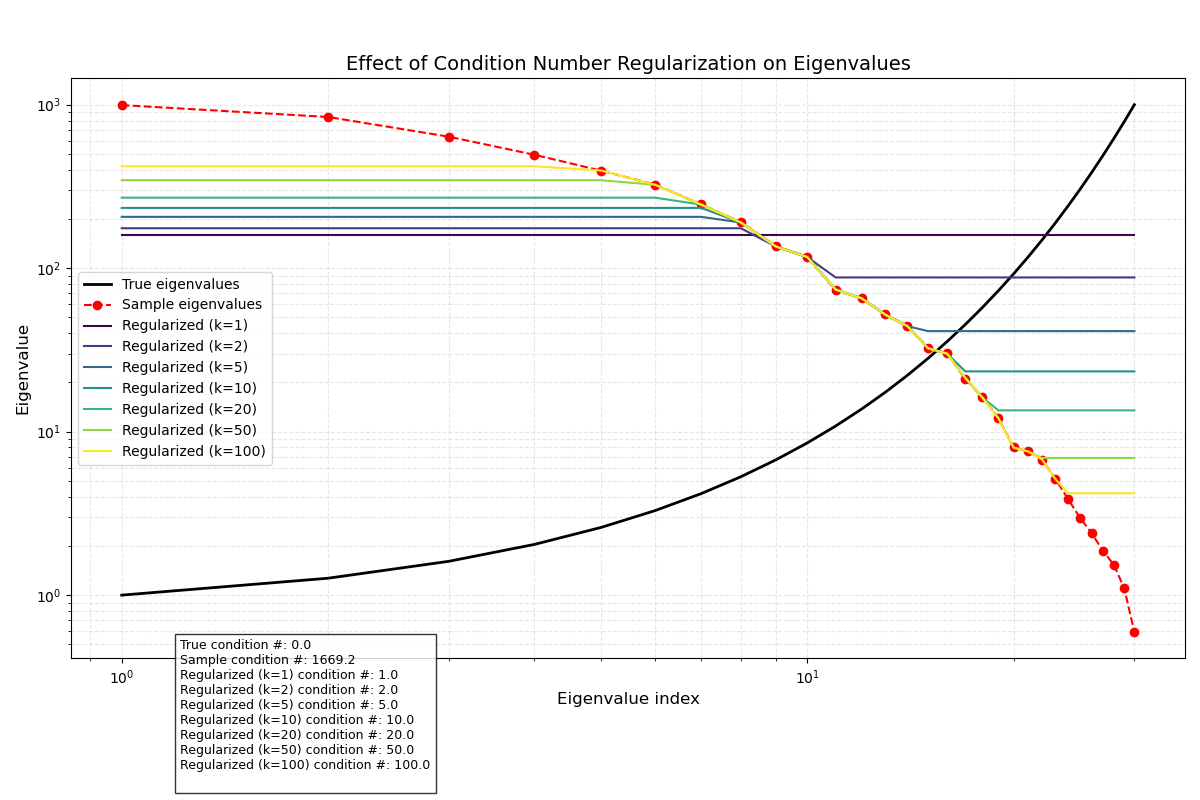

Source code (Python):
import sys
import os
# Add the parent directory to the Python path
sys.path.insert(0, os.path.abspath(os.path.join(os.path.dirname(__file__), '..')))

import numpy as np
import matplotlib.pyplot as plt
from condreg import condreg, kgrid

# Set random seed for reproducibility
np.random.seed(42)

def generate_ill_conditioned_matrix(n=100, p=20, condition_number=1000):
    """Generate a random covariance matrix with high condition number."""
    # Create random eigenvalues with desired condition number
    min_eig = 1.0
    max_eig = condition_number * min_eig
    
    # Generate logarithmically spaced eigenvalues
    eigenvalues = np.exp(np.linspace(np.log(min_eig), np.log(max_eig), p))
    
    # Generate random orthogonal matrix (eigenvectors)
    X = np.random.randn(p, p)
    Q, _ = np.linalg.qr(X)
    
    # Construct covariance matrix: Q * diag(eigenvalues) * Q.T
    cov_matrix = Q @ np.diag(eigenvalues) @ Q.T
    
    # Generate sample data from this covariance
    X = np.random.multivariate_normal(np.zeros(p), cov_matrix, size=n)
    
    return X, cov_matrix, eigenvalues

def main():
    # Generate sample data with high condition number
    n, p = 200, 30
    X, true_cov, true_eigenvalues = generate_ill_conditioned_matrix(n, p, condition_number=1000)
    
    # Compute sample covariance matrix
    sample_cov = np.cov(X, rowvar=False)
    
    # Get eigenvalues of sample covariance
    sample_eigenvalues = np.linalg.eigvalsh(sample_cov)
    sample_eigenvalues = np.sort(sample_eigenvalues)[::-1]  # Sort in descending order
    
    # Apply condreg with different regularization parameters
    kmax_values = [1, 2, 5, 10, 20, 50, 100]
    shrunk_eigenvalues = []
    
    for k in kmax_values:
        # Apply condreg
        result = condreg(X, k)
        
        # Get eigenvalues of regularized covariance
        reg_eigenvalues = np.linalg.eigvalsh(result['S'])
        reg_eigenvalues = np.sort(reg_eigenvalues)[::-1]  # Sort in descending order
        
        shrunk_eigenvalues.append(reg_eigenvalues)
    
    # Log scale is easier to visualize condition number effects
    plt.figure(figsize=(12, 8))
    
    # Plot original eigenvalues
    plt.loglog(range(1, p+1), true_eigenvalues, 'k-', linewidth=2, label='True eigenvalues')
    plt.loglog(range(1, p+1), sample_eigenvalues, 'ro--', linewidth=1.5, label='Sample eigenvalues')
    
    # Plot regularized eigenvalues
    colors = plt.cm.viridis(np.linspace(0, 1, len(kmax_values)))
    for i, (k, reg_eig) in enumerate(zip(kmax_values, shrunk_eigenvalues)):
        plt.loglog(range(1, p+1), reg_eig, '-', color=colors[i], linewidth=1.5, 
                 label=f'Regularized (k={k})')
    
    plt.xlabel('Eigenvalue index', fontsize=12)
    plt.ylabel('Eigenvalue', fontsize=12)
    plt.title('Effect of Condition Number Regularization on Eigenvalues', fontsize=14)
    plt.grid(True, which="both", ls="--", alpha=0.3)
    plt.legend(fontsize=10)
    
    # Calculate and display condition numbers
    true_cond = true_eigenvalues[0] / true_eigenvalues[-1]
    sample_cond = sample_eigenvalues[0] / sample_eigenvalues[-1]
    
    reg_conds = [eig[0] / eig[-1] for eig in shrunk_eigenvalues]
    
    cond_text = f"True condition #: {true_cond:.1f}\n"
    cond_text += f"Sample condition #: {sample_cond:.1f}\n"
    for k, cond in zip(kmax_values, reg_conds):
        cond_text += f"Regularized (k={k}) condition #: {cond:.1f}\n"
    
    # Add text box with condition numbers
    plt.figtext(0.15, 0.02, cond_text, fontsize=9, 
                bbox=dict(facecolor='white', alpha=0.8))
    
    plt.tight_layout(rect=[0, 0.1, 1, 0.95])  # Adjust layout to make room for text
    plt.savefig('eigenvalue_shrinkage.png')
    
    # Create another plot showing how the eigenvalue shrinkage depends on the original values
    plt.figure(figsize=(10, 8))
    
    # Use different marker styles for clarity
    markers = ['o', 's', '^', 'D', 'v', '<', '>']
    
    for i, (k, reg_eig) in enumerate(zip(kmax_values, shrunk_eigenvalues)):
        plt.scatter(sample_eigenvalues, reg_eig, s=40, marker=markers[i % len(markers)], 
                  label=f'k={k}', alpha=0.7, color=colors[i])
    
    # Add the y=x line for reference
    max_val = max(np.max(sample_eigenvalues), np.max(shrunk_eigenvalues[0]))
    min_val = min(np.min(sample_eigenvalues), np.min(shrunk_eigenvalues[-1]))
    plt.plot([min_val, max_val], [min_val, max_val], 'k--', alpha=0.5, label='No shrinkage')
    
    plt.xlabel('Sample eigenvalues', fontsize=12)
    plt.ylabel('Regularized eigenvalues', fontsize=12)
    plt.title('Eigenvalue Shrinkage vs. Original Eigenvalues', fontsize=14)
    plt.xscale('log')
    plt.yscale('log')
    plt.grid(True, which="both", ls="--", alpha=0.3)
    plt.legend(fontsize=10)
    plt.tight_layout()
    plt.savefig('eigenvalue_shrinkage_comparison.png')
    
    print("Plots saved as 'eigenvalue_shrinkage.png' and 'eigenvalue_shrinkage_comparison.png'")
    
    # Create another plot showing the effect of k on condition number
    k_range = np.linspace(1, 100, 100)
    condition_numbers = []
    
    for k in k_range:
        result = condreg(X, k)
        evals = np.linalg.eigvalsh(result['S'])
        condition_numbers.append(evals.max() / evals.min())
    
    plt.figure(figsize=(10, 6))
    plt.plot(k_range, condition_numbers, 'b-', linewidth=2)
    plt.axhline(y=sample_cond, color='r', linestyle='--', alpha=0.7, 
               label=f'Sample condition # = {sample_cond:.1f}')
    plt.xlabel('Regularization parameter (k)', fontsize=12)
    plt.ylabel('Condition number', fontsize=12)
    plt.title('Effect of Regularization Parameter on Condition Number', fontsize=14)
    plt.grid(True, alpha=0.3)
    plt.legend(fontsize=10)
    
    # Annotate the relationship: condition number ≤ k
    for i, k in enumerate(kmax_values):
        if k <= 100:  # Only annotate points within our k range
            idx = np.searchsorted(k_range, k)
            if idx < len(condition_numbers):
                cond = condition_numbers[idx]
                plt.scatter([k], [cond], color=colors[i], s=50, zorder=10)
                plt.annotate(f'k={k}', xy=(k, cond), xytext=(10, 0), 
                           textcoords='offset points', fontsize=9)
    
    plt.tight_layout()
    plt.savefig('condition_number_vs_k.png')
    
    print("Additional plot saved as 'condition_number_vs_k.png'")

if __name__ == "__main__":
    main()
